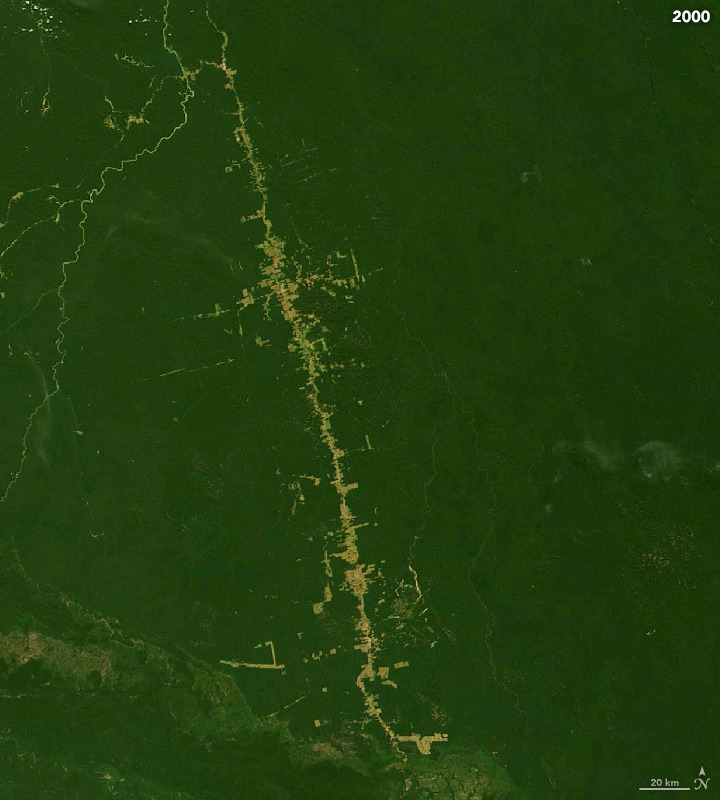
#> input picture VA/actividad3/img/frame_00.jpg, 720 x 800 px; its folder holds only this picture in this run
$ python codigo.py
#> lines starting #> are read from the running program, lines starting #| are printed output that depends on the picture
import cv2
import numpy as np
import matplotlib.pyplot as plt
import os

# Verifica la ruta actual para comprobar si las imágenes están en el directorio
print(f"Directorio actual: {os.getcwd()}")

# Paso 1: Cargar imágenes originales y verificar que existan
image_files = [f'img/frame_{str(i).zfill(2)}.jpg' for i in range(20)]
images_original = []

for file in image_files:
    img = cv2.imread(file)
#> img is the input picture: shape (800, 720, 3); mean B, G, R 13.5, 62, 33.2
    if img is not None:
        images_original.append(img)
    else:
        print(f"[WARN] No se pudo cargar la imagen: {file}")

# Verificar si se cargaron imágenes
if not images_original:
    raise FileNotFoundError("No se cargaron imágenes. Verifica las rutas o el directorio actual.")

# Paso 2: Convertir a escala de grises y aplicar ecualización CLAHE
clahe = cv2.createCLAHE(clipLimit=3.0, tileGridSize=(8, 8))
images_gray = [cv2.cvtColor(img, cv2.COLOR_BGR2GRAY) for img in images_original]
images_clahe = [clahe.apply(gray) for gray in images_gray]

# Paso 3: Inicializar variables
cumulative_deforestation = np.zeros_like(images_gray[0], dtype=np.uint8)
areas_deforestadas = []

# Escala correcta: 0.1 km² por píxel
km_per_pixel = 0.1 * 0.1  # (km²)

# Paso 4: Proceso de resta, Otsu y acumulación
for i in range(1, len(images_clahe)):
    diff = cv2.absdiff(images_clahe[i], images_clahe[i-1])
    diff_blurred = cv2.GaussianBlur(diff, (5, 5), 0)
    _, diff_otsu = cv2.threshold(diff_blurred, 0, 255, cv2.THRESH_BINARY + cv2.THRESH_OTSU)
    kernel = np.ones((3, 3), np.uint8)
    diff_closed = cv2.morphologyEx(diff_otsu, cv2.MORPH_CLOSE, kernel)
    cumulative_deforestation = cv2.bitwise_or(cumulative_deforestation, diff_closed)
    num_white_pixels = cv2.countNonZero(cumulative_deforestation)
    area_deforestada = num_white_pixels * km_per_pixel
    areas_deforestadas.append(area_deforestada)
    print(f"Año {2000 + i}: Área deforestada acumulada = {area_deforestada:.2f} km²")
#> cumulative_deforestation: shape (800, 720); every value is 0

# Mostrar imágenes de diferencias
plt.figure(figsize=(15, 5))
for i in range(3):
    plt.subplot(1, 3, i+1)
    plt.imshow(cumulative_deforestation, cmap='gray')
    plt.title(f"Deforestación Acumulada ({2000 + i})")
    plt.axis('off')
plt.show()
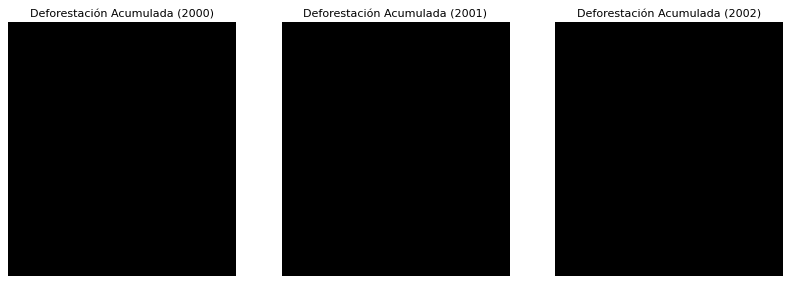
#> figure drawn by matplotlib, 3 panels

# Graficar la evolución
plt.figure(figsize=(10, 6))
years = [2000 + i for i in range(1, len(areas_deforestadas)+1)]
plt.plot(years, areas_deforestadas, marker='o', linestyle='-', color='b', label='Área deforestada acumulada')
plt.title('Evolución del Área Deforestada Acumulada (2001-2019)')
plt.xlabel('Año')
plt.ylabel('Área deforestada acumulada (km²)')
plt.grid(True)
plt.legend()
plt.show()
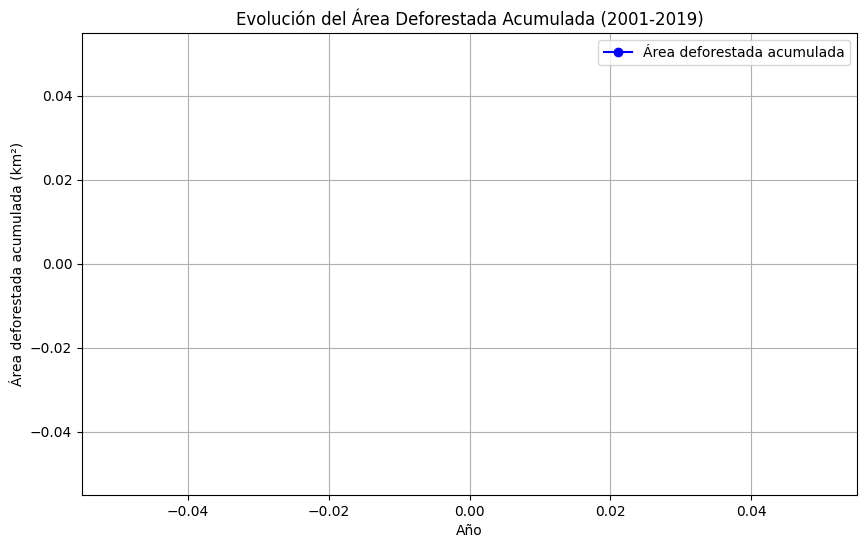
#> figure drawn by matplotlib, 1 panel
